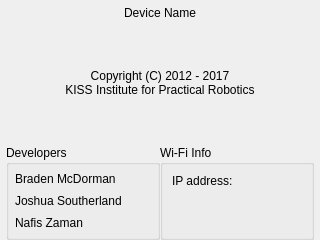
<?xml version="1.0" encoding="UTF-8"?>
<ui version="4.0">
 <class>AboutWidget</class>
 <widget class="QWidget" name="AboutWidget">
  <property name="geometry">
   <rect>
    <x>0</x>
    <y>0</y>
    <width>320</width>
    <height>240</height>
   </rect>
  </property>
  <property name="windowTitle">
   <string>About</string>
  </property>
  <layout class="QVBoxLayout" name="verticalLayout">
   <property name="spacing">
    <number>0</number>
   </property>
   <property name="leftMargin">
    <number>6</number>
   </property>
   <property name="topMargin">
    <number>6</number>
   </property>
   <property name="rightMargin">
    <number>6</number>
   </property>
   <property name="bottomMargin">
    <number>0</number>
   </property>
   <item>
    <widget class="QLabel" name="deviceName">
     <property name="styleSheet">
      <string notr="true">font: 75 35pt &quot;Courier&quot;;</string>
     </property>
     <property name="text">
      <string>Device Name</string>
     </property>
     <property name="alignment">
      <set>Qt::AlignCenter</set>
     </property>
    </widget>
   </item>
   <item>
    <spacer name="verticalSpacer_2">
     <property name="orientation">
      <enum>Qt::Vertical</enum>
     </property>
     <property name="sizeHint" stdset="0">
      <size>
       <width>20</width>
       <height>40</height>
      </size>
     </property>
    </spacer>
   </item>
   <item>
    <widget class="QLabel" name="label_5">
     <property name="text">
      <string>Copyright (C) 2012 - 2017</string>
     </property>
     <property name="alignment">
      <set>Qt::AlignCenter</set>
     </property>
    </widget>
   </item>
   <item>
    <widget class="QLabel" name="label_4">
     <property name="text">
      <string>KISS Institute for Practical Robotics</string>
     </property>
     <property name="alignment">
      <set>Qt::AlignCenter</set>
     </property>
    </widget>
   </item>
   <item>
    <spacer name="verticalSpacer_3">
     <property name="orientation">
      <enum>Qt::Vertical</enum>
     </property>
     <property name="sizeHint" stdset="0">
      <size>
       <width>20</width>
       <height>40</height>
      </size>
     </property>
    </spacer>
   </item>
   <item>
    <layout class="QHBoxLayout" name="horizontalLayout">
     <item>
      <widget class="QGroupBox" name="groupBox_2">
       <property name="title">
        <string>Developers</string>
       </property>
       <layout class="QVBoxLayout" name="verticalLayout_2">
        <property name="margin">
         <number>6</number>
        </property>
        <item>
         <widget class="QLabel" name="label">
          <property name="text">
           <string>Braden McDorman</string>
          </property>
         </widget>
        </item>
        <item>
         <widget class="QLabel" name="label_2">
          <property name="text">
           <string>Joshua Southerland</string>
          </property>
         </widget>
        </item>
        <item>
         <widget class="QLabel" name="label_7">
          <property name="text">
           <string>Nafis Zaman</string>
          </property>
         </widget>
        </item>
       </layout>
      </widget>
     </item>
     <item>
      <widget class="QGroupBox" name="wifiBox">
       <property name="title">
        <string>Wi-Fi Info</string>
       </property>
       <layout class="QVBoxLayout" name="verticalLayout_3">
        <item>
         <layout class="QHBoxLayout" name="horizontalLayout_4">
          <item>
           <widget class="QLabel" name="label_3">
            <property name="text">
             <string>IP address:</string>
            </property>
           </widget>
          </item>
          <item>
           <widget class="QLabel" name="ipAddress">
            <property name="text">
             <string></string>
            </property>
           </widget>
          </item>
         </layout>
        </item>
        <item>
         <spacer name="verticalSpacer">
          <property name="orientation">
           <enum>Qt::Vertical</enum>
          </property>
          <property name="sizeHint" stdset="0">
           <size>
            <width>20</width>
            <height>40</height>
           </size>
          </property>
         </spacer>
        </item>
       </layout>
      </widget>
     </item>
    </layout>
   </item>
  </layout>
 </widget>
 <resources/>
 <connections/>
</ui>
